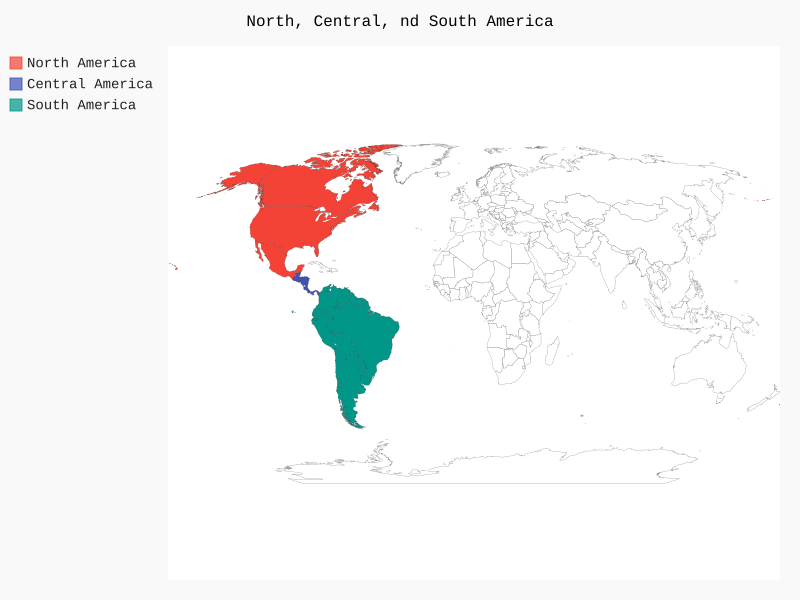

Write the Python code that produced this figure.
import pygal

wm = pygal.maps.world.World()
wm.title = "North, Central, and South America"

wm.add("North America", ["ca", "mx", "us"])
wm.add("Central America", ["bz", "cr", "gt", "hn", "ni", "pa", "sv"])
wm.add("South America", ["ar", "bo", "br", "cl", "co", "ec", "gf",
    "gy", "pe", "py", "sr", "uy", "ve"])

wm.render_to_file("americas.svg")
